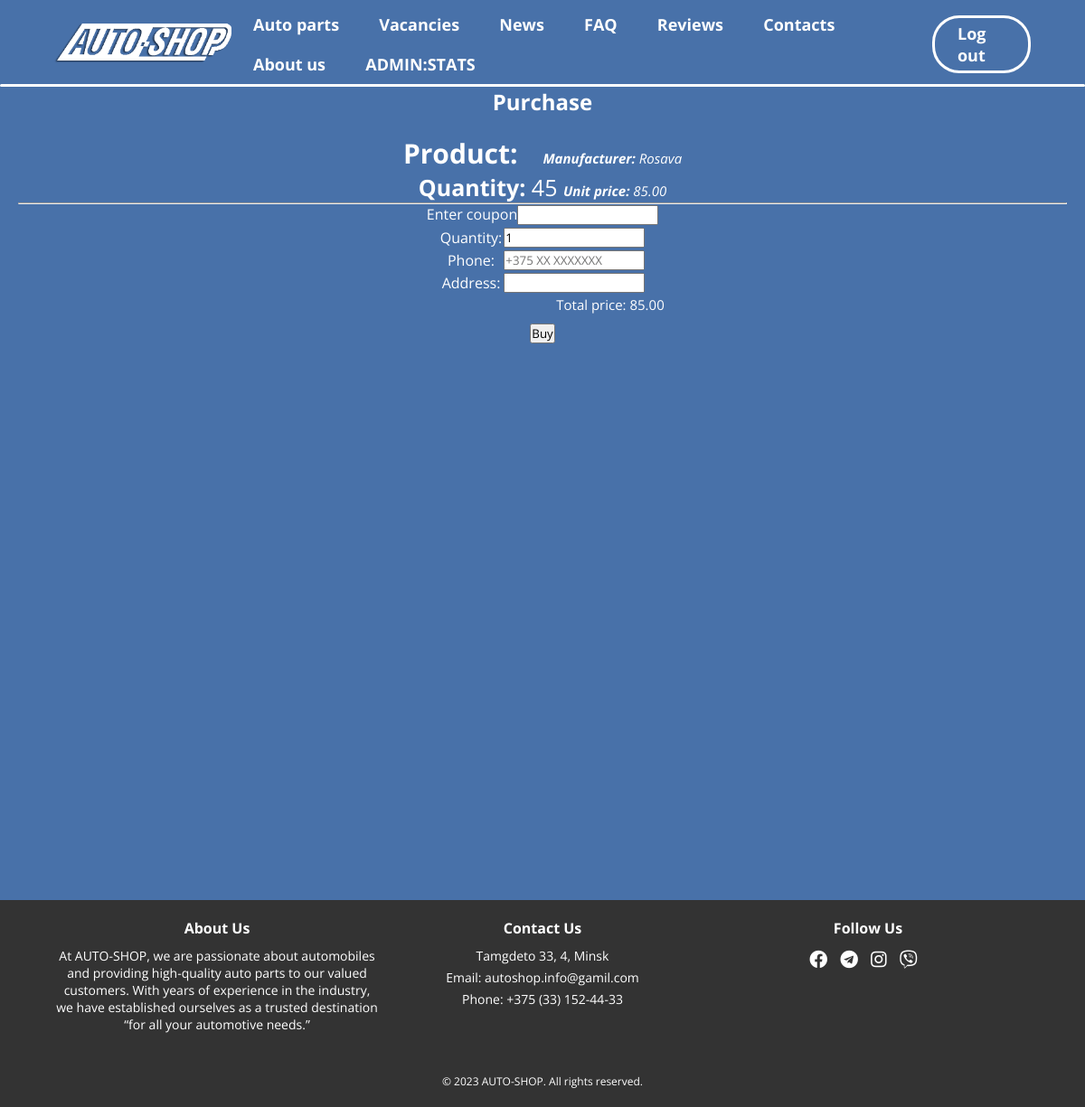
The page /purchase/PP8513909079/ (signed in) on the database as committed earlier.
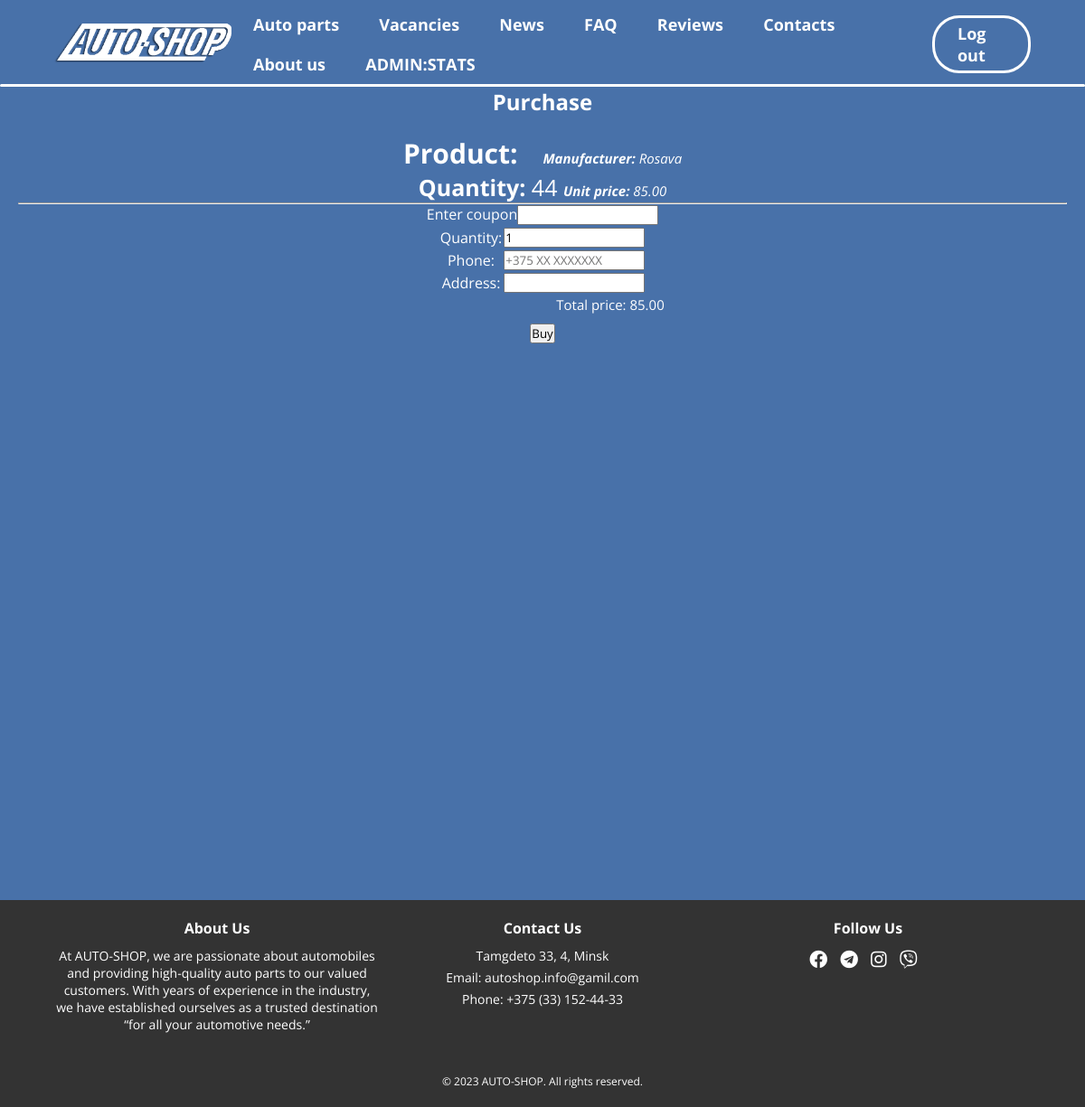
The same page on the database as committed later.
### autoparts/models.py (models this page shows, shortened)
class Product(models.Model):
    name = models.CharField(
        max_length=200,
        verbose_name="Product name",
    )
    vendor_code = models.CharField(
        max_length=10,
        unique=True,
        verbose_name="Vendor code",
    )
    product_type = models.ForeignKey(
        ProductType,
        related_name="products",
        on_delete=models.CASCADE,
        verbose_name="Product type",
    )
    manufacturer = models.ForeignKey(
        Manufacturer, related_name="products",
        on_delete=models.CASCADE,
        verbose_name='Manufacturer'
    )
    image = models.ImageField(
        upload_to="autoparts/images/",
        blank=True,
        null=True,
        default="autoparts/images/default_product.png",
        verbose_name='Image of product',
    )
    price = models.DecimalField(
        max_digits=10,
        decimal_places=2,
        validators=[MinValueValidator(0)],
        verbose_name='Price'
    )
    description = models.TextField(
        default=None,
        verbose_name='Description',
    )
    quantity = models.PositiveIntegerField(default=0,
                                           verbose_name='Quantity',
                                           )
    class Meta:
        verbose_name = 'Сar spare part'
        verbose_name_plural = 'Сar spare parts'
        ordering = ['price', 'quantity']

class Manufacturer(models.Model):
    name = models.CharField(max_length=100)
    description = models.TextField()
    class Meta:
        verbose_name = 'Manufacture'
        verbose_name_plural = 'Manufacturers'

### orders/views.py (the view)
# urls.py: path('purchase/', include('orders.urls')),
@login_required(login_url='signin')
def purchase(request, vendor_code):
    prod = Product.objects.get(vendor_code=vendor_code)
    if prod.quantity == 0:
        return redirect('/')
    if request.method == 'POST':
        form = PurchaseForm(request.POST)
        if form.is_valid():
            purchase_data = form.cleaned_data
            purchased = Purchase(buyer=request.user, quantity=purchase_data['quantity'],
                                product=prod, price=purchase_data['quantity'] * prod.price,
                                date_of_purchase=datetime.now())
            purchased.save()
            prod.quantity -= purchase_data['quantity']
            prod.save()
            return redirect('purchase_success')
    else:
        form = PurchaseForm()
    context = {'prod': prod, 'form': form}
    return render(request, 'orders/purchase.html', context)

### orders/forms.py
class PurchaseForm(forms.Form):
    class Meta:
        model = Purchase
        fields = ('quantity', 'phone', 'address')
    quantity = forms.IntegerField(min_value=1, initial=1, widget=forms.NumberInput(attrs={
    }))
    phone = forms.CharField(max_length=15, widget=forms.TextInput(attrs={
        'placeholder': '+375 XX XXXXXXX',
    }))
    address = forms.CharField(max_length=200, widget=forms.TextInput(attrs={}))

### orders/templates/orders/purchase.html (shortened to what this page needs)
{% extends "base.html" %}
{% load static%}
{% block content %}
<h1 style="text-align: center;">Purchase</h1>
<div style="margin-left: auto; margin-right: auto; padding: 20px; text-align: center;">
    <form method="post">
        <ul style="display: inline-block; text-align: left;">
            <a style="font-size: 30px;"><strong>Product: </strong> {{prod.product.name}} </a>
            <i style="font-size: 15px; margin-left: 20px;"><strong>Manufacturer: </strong>{{prod.manufacturer.name}}</i>
        </ul>
        <ul>
            <a style="font-size: 25px;"><strong>Quantity: </strong> {{ prod.quantity }} </a>
            <i style="font-size: 15px;"><strong>Unit price: </strong> {{ prod.price }}</i>
        </ul>
        <hr>
        <table style="margin-left: auto; margin-right: auto;">
            <tr>
                <td>{{ form.quantity.label_tag }}</td>
                <td>{{ form.quantity }}</td>
            </tr>
            <tr>
                <td>{{ form.phone.label_tag }}</td>
                <td>{{ form.phone }}</td>
            </tr>
            <tr>
                <td>{{ form.address.label_tag }}</td>
                <td>{{ form.address }}</td>
            </tr>
            <label for="coupon-input">Enter coupon</label>
            <input type="text" id="coupon-input">
        </table>
        <a style="font-size: 15px; margin-left: 150px">Total price: <span id="total-price"></span></a>
        <button class="btn btn-primary"
            style="display: block; margin-left: auto; margin-right: auto; margin-top: 10px;">Buy
        </button>
    </form>
</div>
{% endblock content %}

Rows that differ between the two databases and show on the page:
changed Product "Rosava": quantity "45" → "44"
